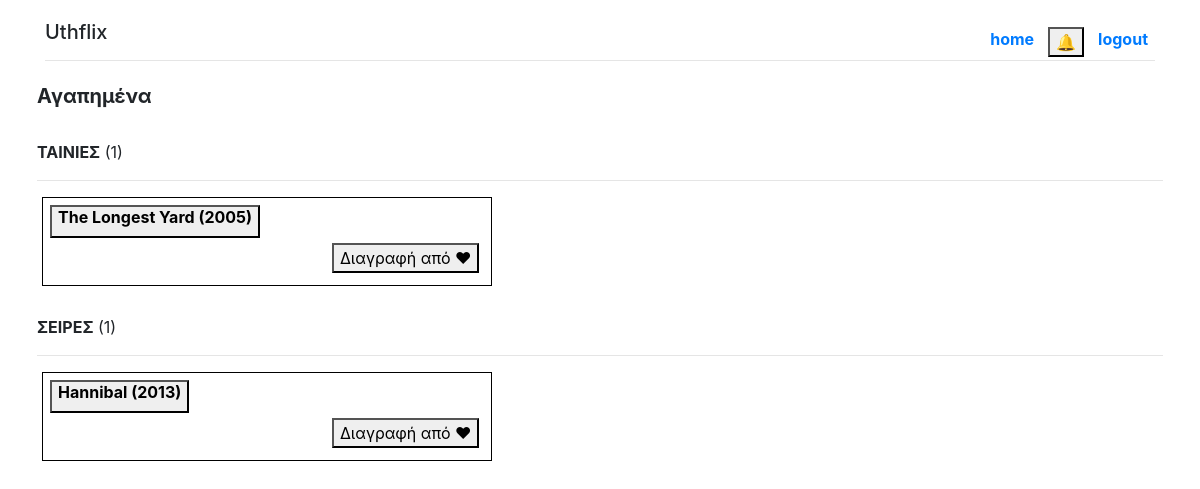
The page /favorites.php (signed in) on the database its author committed.
### tables this page shows
CREATE TABLE `movies` (
  `id` int(11) NOT NULL,
  `name` varchar(50) NOT NULL,
  `duration` int(4) NOT NULL,
  `release_date` int(4) NOT NULL,
  `description` varchar(1000) NOT NULL
);

CREATE TABLE `series` (
  `id` int(11) NOT NULL,
  `name` varchar(50) NOT NULL,
  `seasons` int(2) NOT NULL,
  `episodes` int(2) NOT NULL,
  `release_date` int(4) NOT NULL,
  `description` varchar(1000) NOT NULL
);

### idrole.php (called while the page is built, shortened)
<?php
    if(!isset($_SESSION['id'])){
		header("Refresh:1; url=index.php");
		echo 'failed';
		die();
	}else{
		$id=$_SESSION['id'];
	}
?>

### favorites.php (the view, shortened to what this page needs)
<?php
	include('idrole.php');
?>
<!DOCTYPE html>
<html>
<head>
	<link rel="stylesheet" href="https://maxcdn.bootstrapcdn.com/bootstrap/4.5.2/css/bootstrap.min.css">
</head>
	<body>
	<div class="container" style="margin-top:20px;">
		<a style="float:right;margin:7px;" href="logout.php"><strong>logout</strong></a>
		<button onclick="window.location.href='notifications.php';" style="float:right;margin:7px;"> &#128276;<span id="emn" class="emn"></span></button>
		<a style="float:right;margin:7px;" href="uthflix.php"><strong>home</strong></a>
		<h5>Uthflix</h5><hr>
	</div>
		<div class="container" style="padding:7px;margin-top:10px;">
			<h5><b>Αγαπημένα</b></h5><br> <?php
			$sql="SELECT m.name,m.id,m.release_date FROM movies m INNER JOIN favms_list f ON f.ms_id=m.id WHERE f.user_id=".$id;
			$result=mysqli_query($conn,$sql);
				if(($num_rows = mysqli_num_rows($result))>0){
					echo "<b>ΤΑΙΝΙΕΣ</b> (".$num_rows.")<hr>";
					while($row=mysqli_fetch_assoc($result)){ ?>
						<div style="margin:5px;border:1px solid black;padding:7px;width:40%;overflow:auto;">
							<button onclick="window.location.href='show-movies-series.php?type=movies&mid=<?php echo $row['id'];?>&<?php echo $row['name'];?>'">
							<h6><strong><?php echo $row['name']." (".$row['release_date'].")"; ?>
							</strong></h6></button>
							<form method="POST">
								<button type="submit" name="delfavm" style="margin:5px;float:right;" value="<?php echo $row['id'];?>">Διαγραφή από  &#10084;</button>
							</form>
						</div><br>
				<?php
					}
				}
			$sql="SELECT s.name,s.id,s.release_date FROM series s INNER JOIN fav_series_list f ON f.series_id=s.id WHERE f.user_id=".$id;
			$result=mysqli_query($conn,$sql);
				if($num_rows = mysqli_num_rows($result)>0){
					echo "<b>ΣΕΙΡΕΣ</b> (".$num_rows.")<hr>";
					while($row=mysqli_fetch_assoc($result)){ ?>
						<div style="margin:5px;border:1px solid black;padding:7px;width:40%;overflow:auto;">
							<button onclick="window.location.href='show-movies-series.php?type=series&mid=<?php echo $row['id'];?>&<?php echo $row['name'];?>'">
							<h6><strong><?php echo $row['name']." (".$row['release_date'].")"; ?>
							</strong></h6></button>
							<form method="POST">
								<button type="submit" name="delfavs" style="margin:5px;float:right;" value="<?php echo $row['id'];?>">Διαγραφή από  &#10084;</button>
							</form>
						</div><br>
				<?php
					}
				}
			?>
	</body>
</html>

### rows shown on the page
movies: name "The Longest Yard", release_date "2005", $row['id'] 1 (drawn)
series: name "Hannibal", release_date "2013", $row['id'] 1 (drawn)

### other values the page prints
$num_rows "1"
